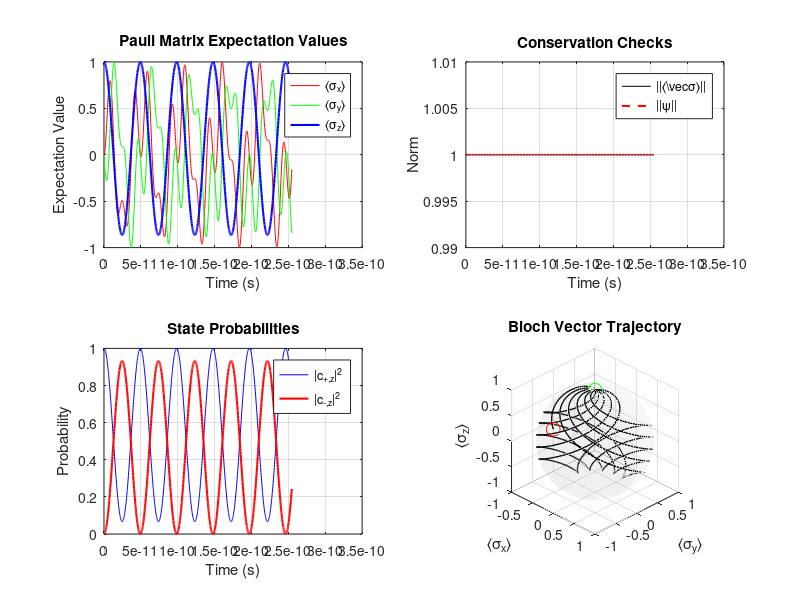

Recreate this plot in MATLAB.
clear; close all;

%% Physical Constants and Parameters
hbar = 1.054571817e-34;             % reduced Planck's constant [J*s]
uB = 9.274e-24;                     % Bohr magneton [J/T]
ge = -2.002;                        % electron g-factor
yE = ge*uB/hbar;                    % electron gyromagnetic ratio
B0 = 1.4;                          % magnetic field strength [T]
w0 = -yE*B0;                       % Larmor frequency

%% Simulation Parameters
A = 0.5;                           % field rotation amplitude (0 ≤ A ≤ 1)
Omega = abs(w0);              % rotation frequency (test Omega << w0)
N = 1000;                         % number of time steps
dt = 2*pi/(100*abs(w0));          % time step (100 points per Larmor period)
t = (0:N-1)*dt;                   % time array

%% Initial State and Operators
psi0 = [1;0];                     % initial state: |+⟩z
sigmax = [0,1;1,0];              % Pauli matrices
sigmay = [0,-1i;1i,0];
sigmaz = [1,0;0,-1];

%% Magnetic Field Direction
ux = A*cos(Omega*t);
uy = A*sin(Omega*t);
uz = sqrt(1 - A^2)*ones(size(t));

%% Initialize Arrays
U = zeros(2,2,N);
PSI = zeros(2,N);
expect_ox = zeros(1,N);
expect_oy = zeros(1,N);
expect_oz = zeros(1,N);
bloch_norm = zeros(1,N);
psi_norm = zeros(1,N);

%% Time Evolution
U(:,:,1) = eye(2);                % Initialize evolution operator
PSI(:,1) = psi0;
E = hbar*w0/2;                    % Energy scale

% Calculate initial expectation values
expect_ox(1) = real(psi0'*sigmax*psi0);
expect_oy(1) = real(psi0'*sigmay*psi0);
expect_oz(1) = real(psi0'*sigmaz*psi0);
bloch_norm(1) = sqrt(expect_ox(1)^2 + expect_oy(1)^2 + expect_oz(1)^2);
psi_norm(1) = sqrt(abs(psi0'*psi0));

% Time evolution loop
for i = 2:N
    % Calculate Hamiltonian
    H = E*(sigmax*ux(i) + sigmay*uy(i) + sigmaz*uz(i));
    
    % Calculate incremental evolution
    U_temp = expm(-1i/hbar*dt*H);
    
    % Update total evolution
    U(:,:,i) = U_temp * U(:,:,i-1);
    
    % Calculate state
    PSI(:,i) = U(:,:,i)*psi0;
    
    % Calculate expectation values
    expect_ox(i) = real(PSI(:,i)'*sigmax*PSI(:,i));
    expect_oy(i) = real(PSI(:,i)'*sigmay*PSI(:,i));
    expect_oz(i) = real(PSI(:,i)'*sigmaz*PSI(:,i));
    
    % Calculate norms
    bloch_norm(i) = sqrt(expect_ox(i)^2 + expect_oy(i)^2 + expect_oz(i)^2);
    psi_norm(i) = sqrt(abs(PSI(:,i)'*PSI(:,i)));
end

%% Plotting
% figure('Position', [100 100 1200 800]);
figure;
% Expectation values
subplot(2,2,1);
plot(t, expect_ox, 'r-', t, expect_oy, 'g-', t, expect_oz, 'b-', 'LineWidth', 1.5);
xlabel('Time (s)');
ylabel('Expectation Value');
title('Pauli Matrix Expectation Values');
legend('\langle\sigma_x\rangle', '\langle\sigma_y\rangle', '\langle\sigma_z\rangle');
grid on;

% Conservation checks
subplot(2,2,2);
plot(t, bloch_norm, 'k-', t, psi_norm, 'r--', 'LineWidth', 1.5);
xlabel('Time (s)');
ylabel('Norm');
title('Conservation Checks');
legend('||⟨\vec{\sigma}⟩||', '||\psi||');
ylim([0.99 1.01]);
grid on;

% State probabilities
subplot(2,2,3);
plot(t, abs(PSI(1,:)).^2, 'b-', t, abs(PSI(2,:)).^2, 'r-', 'LineWidth', 1.5);
xlabel('Time (s)');
ylabel('Probability');
title('State Probabilities');
legend('|c_{+,z}|^2', '|c_{-,z}|^2');
grid on;

% 3D Bloch vector trajectory
subplot(2,2,4);
plot3(expect_ox, expect_oy, expect_oz, 'k-', 'LineWidth', 1);
hold on;
plot3(expect_ox(1), expect_oy(1), expect_oz(1), 'go', 'MarkerSize', 10);
plot3(expect_ox(end), expect_oy(end), expect_oz(end), 'ro', 'MarkerSize', 10);
[X,Y,Z] = sphere(50);
surf(X,Y,Z, 'FaceColor', [0.7 0.7 0.7], 'FaceAlpha', 0.1, 'EdgeColor', [0.7 0.7 0.7], 'EdgeAlpha', 0.2, 'DisplayName', 'Bloch Sphere');
xlabel('\langle\sigma_x\rangle');
ylabel('\langle\sigma_y\rangle');
zlabel('\langle\sigma_z\rangle');
title('Bloch Vector Trajectory');
axis equal;
grid on;
view(45,30);